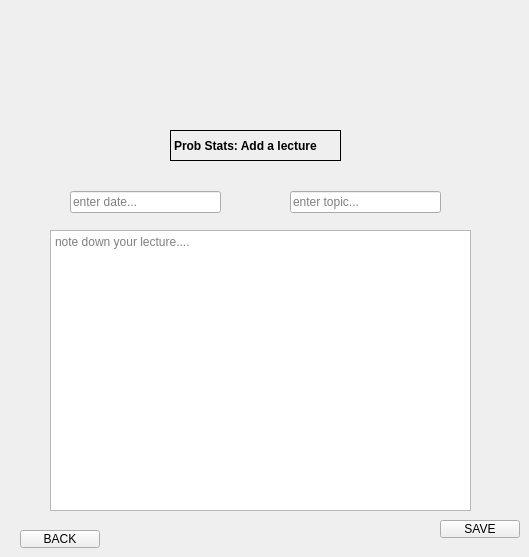
    <widget class="QWidget" name="prob_add">
     <widget class="QWidget" name="horizontalLayoutWidget_15">
      <property name="geometry">
       <rect>
        <x>70</x>
        <y>190</y>
        <width>151</width>
        <height>24</height>
       </rect>
      </property>
      <layout class="QHBoxLayout" name="horizontalLayout_15">
       <item>
        <widget class="QLineEdit" name="date_prob">
         <property name="placeholderText">
          <string>enter date...</string>
         </property>
        </widget>
       </item>
      </layout>
     </widget>
     <widget class="QWidget" name="horizontalLayoutWidget_16">
      <property name="geometry">
       <rect>
        <x>290</x>
        <y>190</y>
        <width>151</width>
        <height>24</height>
       </rect>
      </property>
      <layout class="QHBoxLayout" name="horizontalLayout_16">
       <item>
        <widget class="QLineEdit" name="topic_prob">
         <property name="placeholderText">
          <string>enter topic...</string>
         </property>
        </widget>
       </item>
      </layout>
     </widget>
     <widget class="QPlainTextEdit" name="lec_prob">
      <property name="geometry">
       <rect>
        <x>50</x>
        <y>230</y>
        <width>421</width>
        <height>281</height>
       </rect>
      </property>
      <property name="placeholderText">
       <string>note down your lecture....</string>
      </property>
     </widget>
     <widget class="QPushButton" name="save_add_prob">
      <property name="geometry">
       <rect>
        <x>440</x>
        <y>520</y>
        <width>80</width>
        <height>18</height>
       </rect>
      </property>
      <property name="text">
       <string>SAVE</string>
      </property>
     </widget>
     <widget class="QPushButton" name="back_add_prob">
      <property name="geometry">
       <rect>
        <x>20</x>
        <y>530</y>
        <width>80</width>
        <height>18</height>
       </rect>
      </property>
      <property name="text">
       <string>BACK</string>
      </property>
     </widget>
     <widget class="QLabel" name="prob_heading_2">
      <property name="geometry">
       <rect>
        <x>170</x>
        <y>130</y>
        <width>171</width>
        <height>31</height>
       </rect>
      </property>
      <property name="font">
       <font>
        <bold>true</bold>
       </font>
      </property>
      <property name="frameShape">
       <enum>QFrame::Box</enum>
      </property>
      <property name="text">
       <string>Prob Stats: Add a lecture</string>
      </property>
     </widget>
    </widget>
